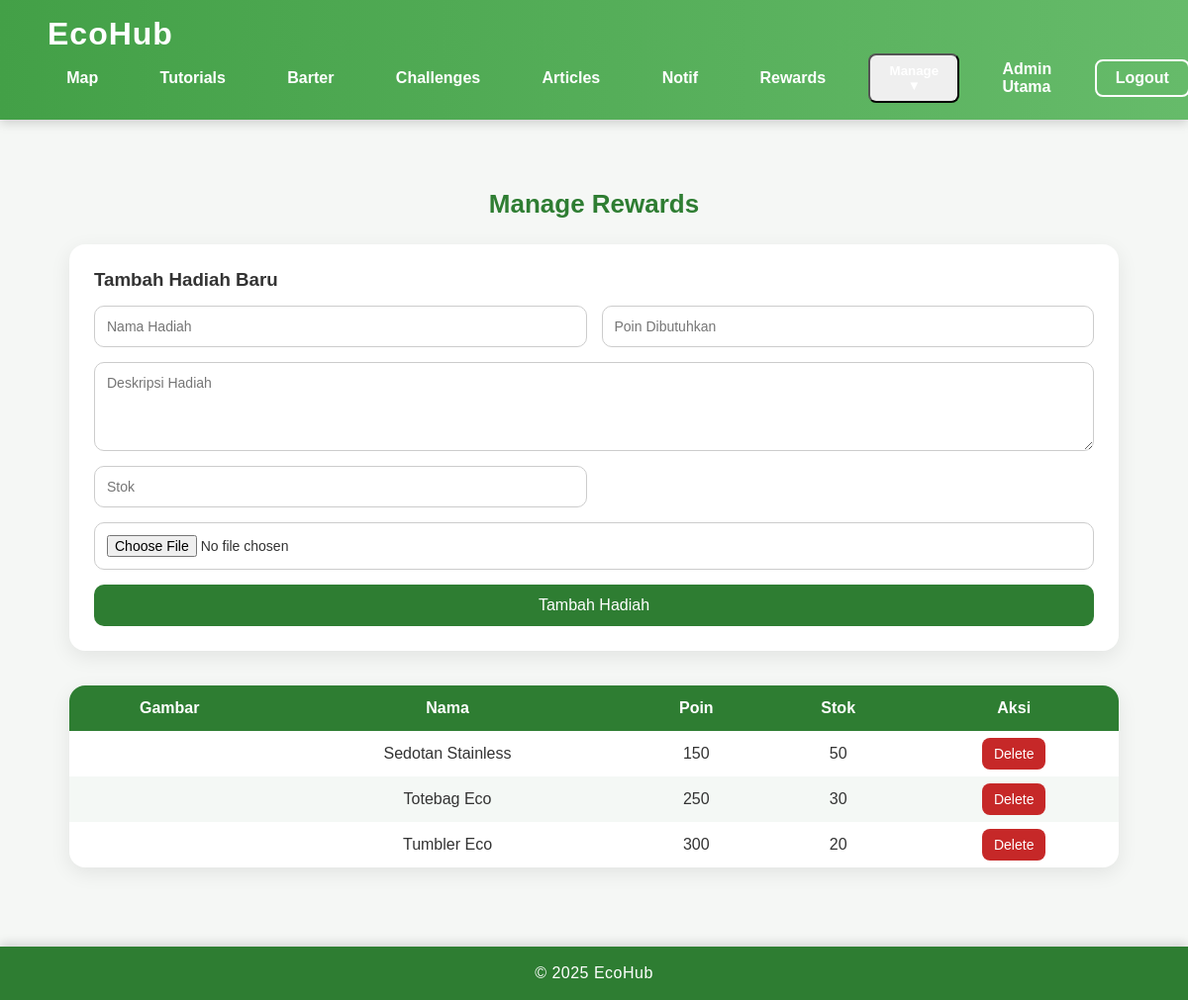
Screenshot of /manage_rewards.php (signed in) with the database file from the repository.
### tables this page shows
CREATE TABLE rewards (
    id INT AUTO_INCREMENT PRIMARY KEY,
    name VARCHAR(255),
    description TEXT,
    points_required INT,
    stock INT,
    image VARCHAR(255),
    created_at TIMESTAMP DEFAULT CURRENT_TIMESTAMP
);

### manage_rewards.php (the view, shortened to what this page needs)
<?php
require_once "config.php";
$rewards = $pdo->query("SELECT * FROM rewards ORDER BY points_required ASC")->fetchAll();
?>
<!doctype html>
<html>
<head>
<link rel="stylesheet" href="assets/css/styling.css">
<link rel="stylesheet" href="assets/css/manage_rewards.css">
</head>
<body>
<?php include "navbar.php"; ?>
<div class="manage-rewards-page">
    <h2 class="page-title">Manage Rewards</h2>
    <div class="reward-form-card">
        <h3>Tambah Hadiah Baru</h3>
        <form method="post" enctype="multipart/form-data" class="reward-form">
            <input type="text" name="name" placeholder="Nama Hadiah" required>
            <input type="number" name="points_required" placeholder="Poin Dibutuhkan" required>
            <textarea name="description" placeholder="Deskripsi Hadiah"></textarea>
            <input type="number" name="stock" placeholder="Stok" required>
            <input type="file" name="image" accept="image/*">
            <button type="submit">Tambah Hadiah</button>
        </form>
    </div>
    <table class="reward-table">
        <thead>
            <tr>
                <th>Gambar</th>
                <th>Nama</th>
                <th>Poin</th>
                <th>Stok</th>
                <th>Aksi</th>
            </tr>
        </thead>
        <tbody>
        <?php foreach ($rewards as $r): ?>
            <tr>
                <td>
                </td>
                <td><?= htmlspecialchars($r['name']) ?></td>
                <td><?= $r['points_required'] ?></td>
                <td><?= $r['stock'] ?></td>
                <td>
                    <a href="?delete=<?= $r['id'] ?>"
                       class="btn-delete"
                       onclick="return confirm('Hapus hadiah ini?')">
                        Delete
                    </a>
                </td>
            </tr>
        <?php endforeach; ?>
        </tbody>
    </table>
</div>
<footer>
<p>© 2025 EcoHub</p>
</footer>
</body>
</html>

### assets/css/styling.css (style rules this page uses)
* { margin: 0; padding: 0; box-sizing: border-box; font-family: "Poppins", sans-serif; }
body { background: #f5f7f5; color: #333; }
a { text-decoration: none; transition: 0.3s ease; }
.page-title { text-align: center; margin: 2.5rem 0 1.5rem; font-size: 2.2rem; font-weight: 800; color: #2E7D32; }
footer { background: #2E7D32; color: #FFF; text-align: center; padding: 18px 0; margin-top: 50px; font-weight: 500; letter-spacing: 0.5px; box-shadow: 0 -3px 10px rgba(0,0,0,0.15); }

### assets/css/manage_rewards.css (style rules this page uses)
.manage-rewards-page { max-width: 1100px; margin: auto; padding: 30px 20px; }
.page-title { font-size: 26px; font-weight: bold; margin-bottom: 25px; }
.reward-form-card { background: #ffffff; border-radius: 16px; padding: 25px; margin-bottom: 35px; box-shadow: 0 6px 20px rgba(0,0,0,0.08); }
.reward-form-card h3 { margin-bottom: 15px; }
.reward-form { display: grid; grid-template-columns: 1fr 1fr; gap: 15px; }
.reward-form textarea, .reward-form input { padding: 12px; border-radius: 10px; border: 1px solid #ccc; font-size: 14px; }
.reward-form textarea { grid-column: 1 / -1; resize: vertical; min-height: 90px; }
.reward-form input[type="file"] { grid-column: 1 / -1; }
.reward-form button { grid-column: 1 / -1; padding: 12px; border: none; border-radius: 10px; background: #2e7d32; color: white; font-size: 16px; cursor: pointer; }
.reward-table { width: 100%; border-collapse: collapse; background: #ffffff; border-radius: 16px; overflow: hidden; box-shadow: 0 6px 20px rgba(0,0,0,0.08); }
.reward-table thead { background: #2e7d32; color: white; }
.reward-table th, .reward-table td { padding: 14px; text-align: center; }
.reward-table tr:nth-child(even) { background: #f4f8f5; }
.btn-delete { background: #c62828; color: white; padding: 8px 12px; border-radius: 8px; text-decoration: none; font-size: 14px; }

### rows the page displays
rewards: name "Sedotan Stainless", points_required "150", stock "50"
rewards: name "Totebag Eco", points_required "250", stock "30"
rewards: name "Tumbler Eco", points_required "300", stock "20"

### other values shown
$username "Admin Utama"
